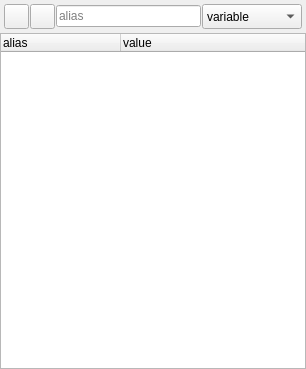
<?xml version="1.0" encoding="UTF-8"?>
<ui version="4.0">
 <class>dockBody</class>
 <widget class="QWidget" name="dockBody">
  <property name="geometry">
   <rect>
    <x>0</x>
    <y>0</y>
    <width>306</width>
    <height>369</height>
   </rect>
  </property>
  <property name="windowTitle">
   <string>Form</string>
  </property>
  <layout class="QGridLayout" name="gridLayout">
   <property name="leftMargin">
    <number>0</number>
   </property>
   <property name="topMargin">
    <number>0</number>
   </property>
   <property name="rightMargin">
    <number>0</number>
   </property>
   <property name="bottomMargin">
    <number>0</number>
   </property>
   <property name="spacing">
    <number>0</number>
   </property>
   <item row="0" column="0">
    <layout class="QHBoxLayout" name="horizontalLayout_2">
     <property name="spacing">
      <number>1</number>
     </property>
     <property name="leftMargin">
      <number>4</number>
     </property>
     <property name="topMargin">
      <number>4</number>
     </property>
     <property name="rightMargin">
      <number>4</number>
     </property>
     <property name="bottomMargin">
      <number>4</number>
     </property>
     <item>
      <widget class="QPushButton" name="add_alias">
       <property name="minimumSize">
        <size>
         <width>0</width>
         <height>25</height>
        </size>
       </property>
       <property name="maximumSize">
        <size>
         <width>25</width>
         <height>25</height>
        </size>
       </property>
       <property name="text">
        <string/>
       </property>
       <property name="iconSize">
        <size>
         <width>25</width>
         <height>25</height>
        </size>
       </property>
      </widget>
     </item>
     <item>
      <widget class="QPushButton" name="remove">
       <property name="minimumSize">
        <size>
         <width>0</width>
         <height>25</height>
        </size>
       </property>
       <property name="maximumSize">
        <size>
         <width>25</width>
         <height>25</height>
        </size>
       </property>
       <property name="text">
        <string/>
       </property>
       <property name="iconSize">
        <size>
         <width>25</width>
         <height>25</height>
        </size>
       </property>
      </widget>
     </item>
     <item>
      <widget class="QLineEdit" name="alias">
       <property name="placeholderText">
        <string>alias</string>
       </property>
      </widget>
     </item>
     <item>
      <widget class="QComboBox" name="type_">
       <property name="minimumSize">
        <size>
         <width>100</width>
         <height>25</height>
        </size>
       </property>
       <item>
        <property name="text">
         <string>variable</string>
        </property>
       </item>
       <item>
        <property name="text">
         <string>module</string>
        </property>
       </item>
      </widget>
     </item>
    </layout>
   </item>
   <item row="1" column="0">
    <widget class="QTreeWidget" name="imports">
     <property name="focusPolicy">
      <enum>Qt::NoFocus</enum>
     </property>
     <property name="alternatingRowColors">
      <bool>false</bool>
     </property>
     <property name="indentation">
      <number>0</number>
     </property>
     <attribute name="headerVisible">
      <bool>true</bool>
     </attribute>
     <attribute name="headerDefaultSectionSize">
      <number>120</number>
     </attribute>
     <column>
      <property name="text">
       <string>alias</string>
      </property>
     </column>
     <column>
      <property name="text">
       <string>value</string>
      </property>
     </column>
    </widget>
   </item>
  </layout>
 </widget>
 <resources/>
 <connections/>
</ui>
